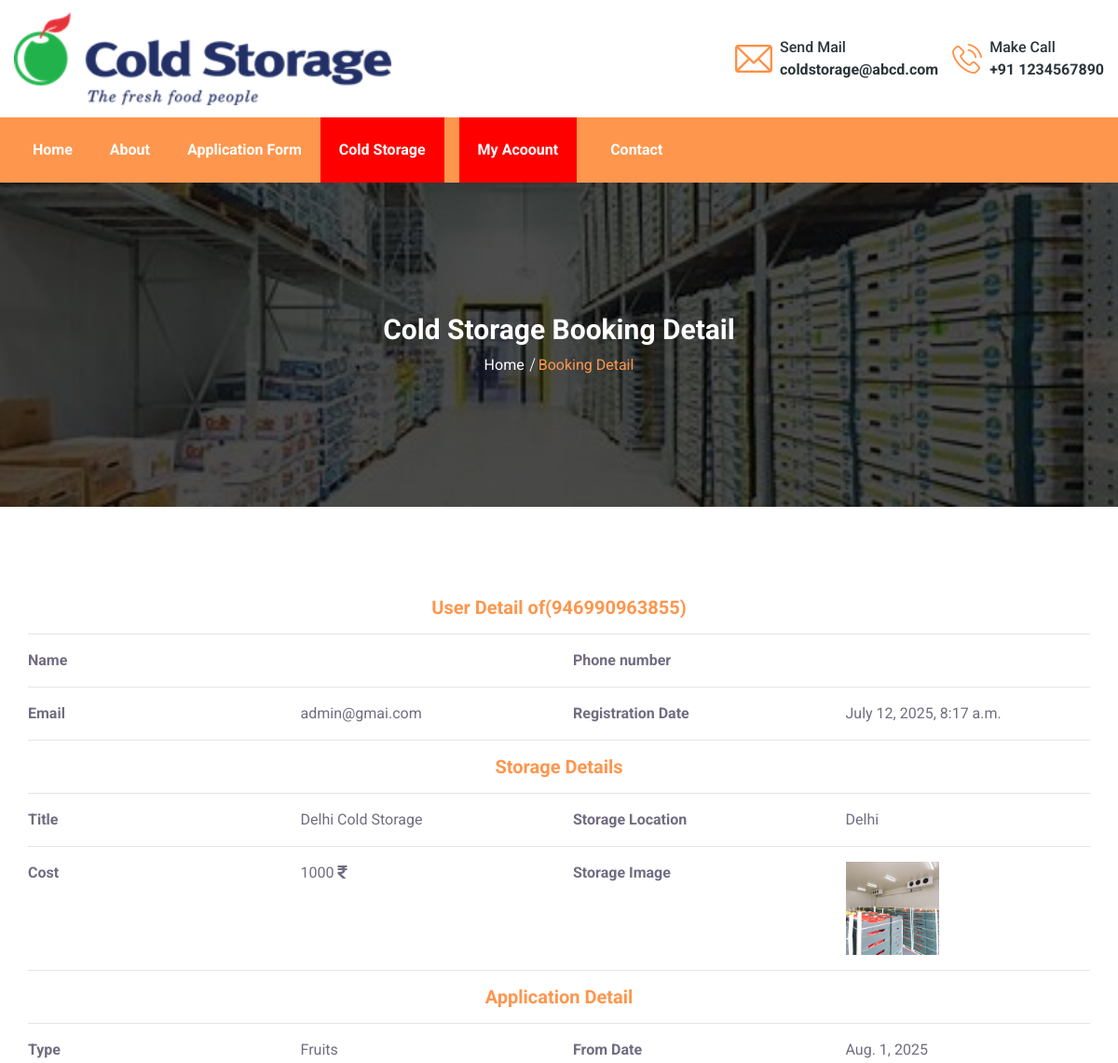
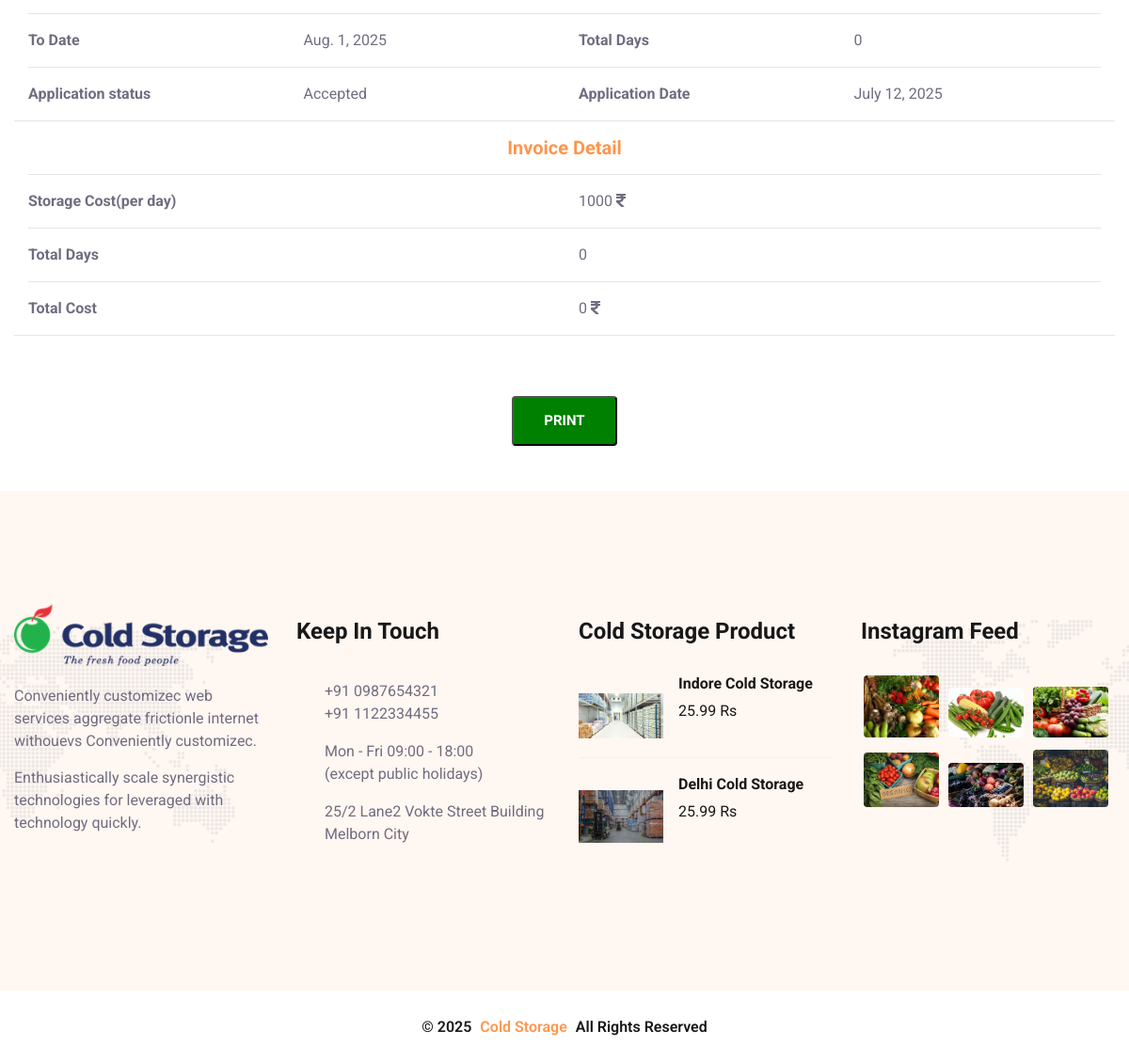
The page /view_detail_booked_storage/1 (signed in) on the database its author committed (2 pictures, top to bottom).
### ColdStorage/models.py (models this page shows, shortened)
class ApplicationForm(models.Model):
    user = models.ForeignKey(UserProfile, on_delete=models.CASCADE, null=True)
    storage = models.ForeignKey(ColdStorage, on_delete=models.CASCADE, null=True)
    applicationNumber = models.CharField(max_length=100, null=True)
    type = models.CharField(max_length=100, null=True)
    remark = models.CharField(max_length=100, null=True)
    status = models.CharField(max_length=100, null=True)
    fromDate = models.DateField(null=True)
    toDate = models.DateField(null=True)
    remarkDate = models.DateField(null=True)
    applyDate=models.DateField(auto_now=True,null=True)

class UserProfile(models.Model):
    user = models.OneToOneField(User, on_delete=models.CASCADE, null=True, related_name='userprofile')
    contact = models.CharField(max_length=100, null=True)
    address = models.CharField(max_length=100, null=True)
    regDate=models.DateTimeField(auto_now=True,null=True)

class ColdStorage(models.Model):
    title = models.CharField(max_length=100, null=True)
    location = models.CharField(max_length=100, null=True)
    cost = models.CharField(max_length=100, null=True)
    image = models.FileField(null=True)
    creationDate=models.DateTimeField(auto_now=True,null=True)

### ColdStorage/views.py (the view)
# urls.py: path('view_detail_booked_storage/<int:pid>', view_detail_booked_storage, name='view_detail_booked_storage'),
@login_required(login_url='/login/')
def view_detail_booked_storage(request,pid):
    data = ApplicationForm.objects.get(id=pid)
    print(data.fromDate)
    sd=str(data.fromDate)
    ed=str(data.toDate)
    d1 = datetime.strptime(sd, "%Y-%m-%d")
    d2 = datetime.strptime(ed, "%Y-%m-%d")
    delta = d2 - d1
    days=delta.days
    cost=data.storage.cost
    totalcost=int(days)*int(cost)
    return render(request, 'view_detail_booked_storage.html', locals())

### ColdStorage/templates/view_detail_booked_storage.html (shortened to what this page needs)
{% extends 'index.html' %}
{% load static %}
{% block body %}
<section class="page-header bg_img padding-tb" id="GFG2">
    <div class="overlay"></div>
    <div class="container">
        <div class="page-header-content-area">
            <h4 class="ph-title">Cold Storage Booking Detail</h4>
            <ul class="lab-ul">
                <li><a href="index.html">Home</a></li>
                <li><a class="active">Booking Detail</a></li>
            </ul>
        </div>
    </div>
</section>
<section class="logins py-5" >
    <div class="container py-xl-5 py-lg-3" >
        <div class="container-fluid">
            <h6 align="center" style="color:#fe964d">User Detail of({{data.applicationNumber}})</h6>
            <hr/>
            <div class="row">
                <div class="col-md-3">
                    <strong>Name</strong>
                </div>
                <div class="col-md-3">
                </div>
                <div class="col-md-3">
                    <strong>Phone number</strong>
                </div>
                <div class="col-md-3">
                </div>
            </div><hr>
            <div class="row">
                <div class="col-md-3">
                    <strong>Email</strong>
                </div>
                <div class="col-md-3">
                  {{data.user.user.email}}
                </div>
                <div class="col-md-3">
                    <strong>Registration Date</strong>
                </div>
                <div class="col-md-3">
                    {{data.user.regDate}}
                </div>
            </div>
            <hr>
        </div>
        <div class="container-fluid">
            <h6 align="center" style="color:#fe964d">Storage Details</h6>
            <hr/>
            <div class="row">
                <div class="col-md-3">
                    <strong>Title</strong>
                </div>
                <div class="col-md-3">
                    {{data.storage.title}}
                </div>
                <div class="col-md-3">
                  <strong> Storage Location</strong>
                </div>
                <div class="col-md-3">
                    {{data.storage.location}}
                </div>
            </div><hr>
            <div class="row">
                <div class="col-md-3">
                    <strong>Cost</strong>
                </div>
                <div class="col-md-3">
                    {{data.storage.cost}} <i class="fas fa-rupee-sign"></i>
                </div>
                <div class="col-md-3">
                    <strong>Storage Image</strong>
                </div>
                <div class="col-md-3">
                    <img src="{{data.storage.image.url}}" style="width:100px;height:100px">
                </div>
            </div>
            <hr>
        </div>
        <div class="container-fluid">
            <h6 align="center" style="color:#fe964d">Application Detail</h6>
            <hr/>
            <div class="row">
                <div class="col-md-3">
                    <strong>Type</strong>
                </div>
                <div class="col-md-3">
                    {{data.type}}
                </div>
                <div class="col-md-3">
                  <strong>From Date</strong>
                </div>
                <div class="col-md-3">
                    {{data.fromDate}}
                </div>
            </div><hr>
            <div class="row">
                <div class="col-md-3">
                    <strong>To Date</strong>
                </div>
                <div class="col-md-3">
                    {{data.toDate}}
                </div>
                <div class="col-md-3">
                    <strong>Total Days</strong>
                </div>
                <div class="col-md-3">
{{days}}
                </div>
            </div>
            <hr>
            <div class="row">
                <div class="col-md-3">
                    <strong>Application status</strong>
                </div>
                <div class="col-md-3">
                    {{data.status}}
                </div>
                <div class="col-md-3">
                    <strong>Application Date</strong>
                </div>
                <div class="col-md-3">
                   {{data.applyDate}}
                </div>
            </div>
        </div><hr>
        {% if data.status == "Accepted" %}
         <div class="container-fluid">
            <h6 align="center" style="color:#fe964d">Invoice Detail</h6>
            <hr/>
            <div class="row">
                <div class="col-md-6">
                    <strong>Storage Cost(per day)</strong>
                </div>
                <div class="col-md-6">
                    {{data.storage.cost}} <i class="fas fa-rupee-sign"></i>
                </div></div><hr>
             <div class="row">
                <div class="col-md-6">
                  <strong>Total Days</strong>
                </div>
                <div class="col-md-6">
                    {{days}}
                </div>
            </div><hr>
            <div class="row">
                <div class="col-md-6">
                    <strong>Total Cost</strong>
                </div>
                <div class="col-md-6">
                    {{totalcost}} <i class="fas fa-rupee-sign"></i>
                </div>
            </div>
            </div>
            <hr>
        {% endif %}
            </div>
           {% if data.status == "Accepted" %}
    <div class="container-fluid" align="center">
<input type="button" class="lab-btn" value="print" onclick="printDiv()" id="GFG3"  style="background-color:green;">
    </div>
    {% endif %}
</section>
{% endblock %}

### ColdStorage/templates/index.html (shortened to what this page needs)
<!DOCTYPE html>
{% load static %}
<html lang="en">
<head>
		<link rel="stylesheet" href="{% static 'assets/css/animate.css' %}">
		<link rel="stylesheet" href="{% static 'assets/css/bootstrap.min.css' %}">
		<link rel="stylesheet" href="{% static 'assets/css/all.min.css' %}">
		<link rel="stylesheet" href="{% static 'assets/css/icofont.min.css' %}">
		<link rel="stylesheet" href="{% static 'assets/css/lightcase.css' %}">
		<link rel="stylesheet" href="{% static 'assets/css/swiper.min.css' %}">
		<link rel="stylesheet" href="{% static 'assets/css/style.css' %}">
        <link rel="stylesheet" href="https://cdn.datatables.net/1.12.1/css/jquery.dataTables.min.css">
    <link rel="stylesheet" href="https://cdn.datatables.net/buttons/2.2.3/css/buttons.dataTables.min.css">
	</head>
	<body>
		<header class="header-section">
			<div class="header-top">
				<div class="container">
					<div class="row justify-content-center align-items-center">
						<div class="col-lg-5 col-12">
							<div class="logo py-2">
								<a href="index.html"><img src="{% static 'assets/images/logo/Cold.png' %}" alt="logo" style="height:100px"></a>
							</div>
						</div>
						<div class="col-lg-7 col-12">
							<div class="ht-left">
								<ul class="lab-ul d-flex flex-wrap justify-content-end">
									<li class="d-flex flex-wrap align-items-center">
										<div class="ht-add-thumb mr-2">
											<img src="{% static 'assets/images/header/02.png' %}" alt="email">
										</div>
										<div class="ht-add-content">
											<span>Send Mail </span>
											<span class="d-block text-bold">coldstorage@abcd.com</span>
										</div>
									</li>
									<li class="d-flex flex-wrap align-items-center">
										<div class="ht-add-thumb mr-2">
											<img src="{% static 'assets/images/header/03.png' %}" alt="call">
										</div>
										<div class="ht-add-content">
											<span>Make Call </span>
											<span class="d-block text-bold">+91 1234567890</span>
										</div>
									</li>
								</ul>
							</div>
						</div>
					</div>
				</div>
			</div>
			<div class="header-bottom bg-theme">
				<div class="header-area">
					<div class="container">
						<div class="primary-menu">
							<div class="main-area w-100">
								<div class="main-menu d-flex flex-wrap align-items-center justify-content-between w-100">
									<ul class="lab-ul">
										{% if request.user.is_authenticated %}
										<li class="active">
											<a href="/">Home</a>
										</li>
										<li><a href="/about">About</a></li>
										<li><a href="/apply_now">Application Form</a></li>
										<li>
											<a href="#0" style="background-color:red">Cold Storage</a>
										</li>
										<li>
											<a href="#0" style="background-color:red">My Acoount</a>
										</li>
										<li><a href="/contact">Contact</a></li>
										{% endif %}
									</ul>
								</div>
							</div>
						</div>
					</div>
				</div>
			</div>
		</header>
{% block body %}
  {% endblock %}
		<footer id="GFG">
			<div class="footer-top relative padding-tb bg-ash relative">
				<div class="shape-images">
					<img src="{% static 'assets/images/shape-img/01.png' %}" alt="shape-images">
				</div>
				<div class="container">
					<div class="section-wrapper row">
						<div class="col-xl-3 col-md-6">
							<div class="post-item">
								<div class="footer-logo">
									<img src="{% static 'assets/images/logo/Cold.png' %}" alt="footer-logo">
								</div>
								<p>Conveniently customizec web services aggregate frictionle internet withouevs Conveniently customizec. </p>
								<p>Enthusiastically scale synergistic technologies for leveraged with technology quickly.</p>
							</div>
						</div>
						<div class="col-xl-3 col-md-6">
							<div class="post-item">
								<div class="post-title">
									<h5>Keep In Touch</h5>
								</div>
								<ul class="lab-ul footer-location">
									<li>
										<div class="icon-part">
											<i class="icofont-phone"></i>
										</div>
										<div class="content-part">
											<p>+91 0987654321</p>
											<p>+91 1122334455</p>
										</div>
									</li>
									<li>
										<div class="icon-part">
											<i class="icofont-wall-clock"></i>
										</div>
										<div class="content-part">
											<p>Mon - Fri 09:00 - 18:00</p>
											<p>(except public holidays)</p>
										</div>
									</li>
									<li>
										<div class="icon-part">
											<i class="icofont-location-pin"></i>
										</div>
										<div class="content-part">
											<p>25/2 Lane2 Vokte Street Building <br>Melborn City</p>
										</div>
									</li>
								</ul>
							</div>
						</div>
						<div class="col-xl-3 col-md-6">
							<div class="post-item">
								<div class="post-title">
									<h5>Cold Storage Product</h5>
								</div>
								<div class="lab-ul footer-post">
									<div class="media mb-3">
										<div class="fp-thumb mr-3">
											<img src="{% static 'assets/images/gallery/b1.jpg' %}" alt="recent-post">
										</div>
										<div class="media-body">
											<a href="#">
												<h6 class="mt-0">Indore Cold Storage</h6>
											</a>
											<span class="price"> 25.99 Rs</span>
										</div>
									</div>
									<div class="media mb-3">
										<div class="fp-thumb mr-3">
											<img src="{% static 'assets/images/gallery/b2.jpg' %}" alt="recent-post">
										</div>
										<div class="media-body">
											<a href="#">
												<h6 class="mt-0">Delhi Cold Storage</h6>
											</a>
											<span class="price"> 25.99 Rs</span>
										</div>
									</div>
								</div>
							</div>
						</div>
						<div class="col-xl-3 col-md-6">
							<div class="post-item">
								<div class="post-title">
									<h5>Instagram Feed</h5>
								</div>
								<div class="lab-ul footer-gellary">
									<figure class="figure">
										<a href="{% static 'assets/images/gallery/g1.jpg' %}" data-rel="lightcase:myCollection:slideshow"><img src="{% static 'assets/images/gallery/g1.jpg' %}" class="img-fluid rounded" alt="footer-gellary"></a>
									</figure>
									<figure class="figure">
										<a href="{% static 'assets/images/gallery/g2.jpg' %}" data-rel="lightcase:myCollection:slideshow"><img src="{% static 'assets/images/gallery/g2.jpg' %}" class="img-fluid rounded" alt="footer-gellary"></a>
									</figure>
									<figure class="figure">
										<a href="{% static 'assets/images/gallery/g3.jpg' %}" data-rel="lightcase:myCollection:slideshow"><img src="{% static 'assets/images/gallery/g3.jpg' %}" class="img-fluid rounded" alt="footer-gellary"></a>
									</figure>
									<figure class="figure">
										<a href="{% static 'assets/images/gallery/g4.jpg' %}" data-rel="lightcase:myCollection:slideshow"><img src="{% static 'assets/images/gallery/g4.jpg' %}" class="img-fluid rounded" alt="footer-gellary"></a>
									</figure>
									<figure class="figure">
										<a href="{% static 'assets/images/gallery/g5.jpg' %}" data-rel="lightcase:myCollection:slideshow"><img src="{% static 'assets/images/gallery/g5.jpg' %}" class="img-fluid rounded" alt="footer-gellary"></a>
									</figure>
									<figure class="figure">
										<a href="{% static 'assets/images/gallery/g6.jpg' %}" data-rel="lightcase:myCollection:slideshow"><img src="{% static 'assets/images/gallery/g6.jpg' %}" class="img-fluid rounded" alt="footer-gellary"></a>
									</figure>
								</div>
							</div>
						</div>
					</div>
				</div>
			</div>
			<div class="footer-bottom">
				<div class="container">
					<div class="section-wrapper">
						<p class="text-center">&copy; <script>document.write(new Date().getFullYear())</script> <a href="#">Cold Storage</a> All Rights Reserved</p>
					</div>
				</div>
			</div>
		</footer>
	</body>
</html>

### rows shown on the page
ApplicationForm: applicationNumber "946990963855", user.user.email "admin@gmai.com", user.regDate "July 12, 2025, 8:17 a.m.", storage "Delhi Cold Storage", storage.location "Delhi", storage.cost "1000", storage.image (picture), type "Fruits", fromDate "Aug. 1, 2025", toDate "Aug. 1, 2025", status "Accepted", applyDate "July 12, 2025"

### other values the page prints
{{ days }} "0"
{{ totalcost }} "0"
